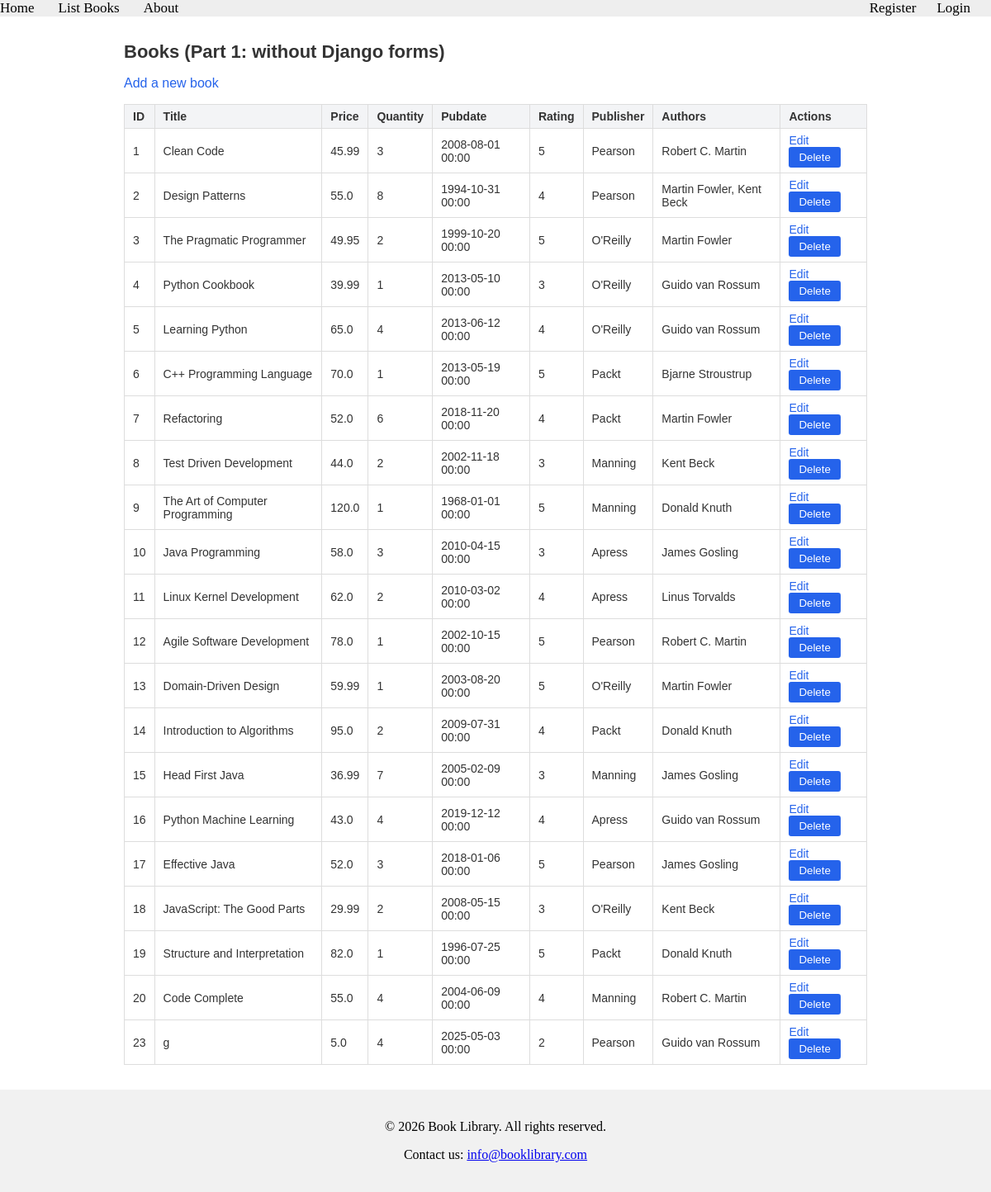
Page /books/lab9_part1/listbooks on the committed database.
### apps/bookmodule/models.py (models this page shows, shortened)
class Book(models.Model):
    title = models.CharField(max_length=100)
    price = models.FloatField(default=0.0)
    quantity = models.IntegerField(default=1)
    pubdate = models.DateTimeField()
    rating = models.SmallIntegerField(default=1)
    publisher = models.ForeignKey(Publisher, null=True, on_delete=models.SET_NULL)
    authors = models.ManyToManyField(Author)

class Publisher(models.Model):
    name = models.CharField(max_length=200)
    location = models.CharField(max_length=300)

class Author(models.Model):
    name = models.CharField(max_length=200)
    DOB = models.DateField(null=True)

### apps/bookmodule/views.py (the view)
# urls.py: path('lab9_part1/listbooks', views.lab9_part1_listbooks, name="books.lab9_part1.listbooks"),
def lab9_part1_listbooks(request):
    books = Book.objects.all().order_by('id')
    return render(request, 'bookmodule/lab9_part1_listbooks.html', {'books': books})

### apps/template/bookmodule/lab9_part1_listbooks.html (shortened to what this page needs)
{% extends 'layouts/base.html' %}
{% block content %}
<div class="lab9">
<h1>Books (Part 1: without Django forms)</h1>
<p><a href="{% url 'books.lab9_part1.addbook' %}">Add a new book</a></p>
<table>
    <tr>
        <th>ID</th><th>Title</th><th>Price</th><th>Quantity</th>
        <th>Pubdate</th><th>Rating</th><th>Publisher</th>
        <th>Authors</th><th>Actions</th>
    </tr>
    {% for book in books %}
    <tr>
        <td>{{ book.id }}</td>
        <td>{{ book.title }}</td>
        <td>{{ book.price }}</td>
        <td>{{ book.quantity }}</td>
        <td>{{ book.pubdate|date:"Y-m-d H:i" }}</td>
        <td>{{ book.rating }}</td>
        <td>{{ book.publisher.name|default:"-" }}</td>
        <td>
            {% for a in book.authors.all %}{{ a.name }}{% if not forloop.last %}, {% endif %}{% empty %}-{% endfor %}
        </td>
        <td>
            <a href="{% url 'books.lab9_part1.editbook' book.id %}">Edit</a>
            <form method="post"
                  action="{% url 'books.lab9_part1.deletebook' book.id %}"
                  style="display:inline"
                  onsubmit="return confirm('Delete book #{{ book.id }}?');">
                <button type="submit">Delete</button>
            </form>
        </td>
    </tr>
    {% empty %}
    <tr><td colspan="9">No books yet.</td></tr>
    {% endfor %}
</table>
</div>
{% endblock %}

### apps/static/styles.css (style rules this page uses)
.lab9 { max-width: 900px; margin: 30px auto; padding: 0 16px; font-family: Arial, sans-serif; color: #333; }
.lab9 h1 { font-size: 22px; margin-bottom: 8px; }
.lab9 a { color: #2563eb; text-decoration: none; }
.lab9 table { border-collapse: collapse; width: 100%; margin-top: 10px; }
.lab9 th, .lab9 td { border: 1px solid #ddd; padding: 6px 10px; text-align: left; font-size: 14px; }
.lab9 th { background: #f3f4f6; }
.lab9 button { padding: 5px 12px; background: #2563eb; color: #fff; border: none; border-radius: 3px; cursor: pointer; }

### apps/template/layouts/base.html (style rules this page uses)
body { display: flex; flex-direction: column; min-height: 100vh; margin: 0; }

### rows in the picture
Book: id "1", title "Clean Code", price "45.99", quantity "3", pubdate "2008-08-01 00:00", rating "5", publisher.name "Pearson"
Author: name "Robert C. Martin"
Book: id "2", title "Design Patterns", price "55.0", quantity "8", pubdate "1994-10-31 00:00", rating "4", publisher.name "Pearson"
Author: name "Martin Fowler"
Author: name "Kent Beck"
Book: id "3", title "The Pragmatic Programmer", price "49.95", quantity "2", pubdate "1999-10-20 00:00", rating "5", publisher.name "O'Reilly"
Book: id "4", title "Python Cookbook", price "39.99", quantity "1", pubdate "2013-05-10 00:00", rating "3", publisher.name "O'Reilly"
Author: name "Guido van Rossum"
Book: id "5", title "Learning Python", price "65.0", quantity "4", pubdate "2013-06-12 00:00", rating "4", publisher.name "O'Reilly"
Book: id "6", title "C++ Programming Language", price "70.0", quantity "1", pubdate "2013-05-19 00:00", rating "5", publisher.name "Packt"
Author: name "Bjarne Stroustrup"
Book: id "7", title "Refactoring", price "52.0", quantity "6", pubdate "2018-11-20 00:00", rating "4", publisher.name "Packt"
Book: id "8", title "Test Driven Development", price "44.0", quantity "2", pubdate "2002-11-18 00:00", rating "3", publisher.name "Manning"
Book: id "9", title "The Art of Computer Programming", price "120.0", quantity "1", pubdate "1968-01-01 00:00", rating "5", publisher.name "Manning"
Author: name "Donald Knuth"
Book: id "10", title "Java Programming", price "58.0", quantity "3", pubdate "2010-04-15 00:00", rating "3", publisher.name "Apress"
Author: name "James Gosling"
Book: id "11", title "Linux Kernel Development", price "62.0", quantity "2", pubdate "2010-03-02 00:00", rating "4", publisher.name "Apress"
Author: name "Linus Torvalds"
Book: id "12", title "Agile Software Development", price "78.0", quantity "1", pubdate "2002-10-15 00:00", rating "5", publisher.name "Pearson"
Book: id "13", title "Domain-Driven Design", price "59.99", quantity "1", pubdate "2003-08-20 00:00", rating "5", publisher.name "O'Reilly"
Book: id "14", title "Introduction to Algorithms", price "95.0", quantity "2", pubdate "2009-07-31 00:00", rating "4", publisher.name "Packt"
Book: id "15", title "Head First Java", price "36.99", quantity "7", pubdate "2005-02-09 00:00", rating "3", publisher.name "Manning"
Book: id "16", title "Python Machine Learning", price "43.0", quantity "4", pubdate "2019-12-12 00:00", rating "4", publisher.name "Apress"
Book: id "17", title "Effective Java", price "52.0", quantity "3", pubdate "2018-01-06 00:00", rating "5", publisher.name "Pearson"
Book: id "18", title "JavaScript: The Good Parts", price "29.99", quantity "2", pubdate "2008-05-15 00:00", rating "3", publisher.name "O'Reilly"
Book: id "19", title "Structure and Interpretation", price "82.0", quantity "1", pubdate "1996-07-25 00:00", rating "5", publisher.name "Packt"
Book: id "20", title "Code Complete", price "55.0", quantity "4", pubdate "2004-06-09 00:00", rating "4", publisher.name "Manning"
Book: id "23", title "g", price "5.0", quantity "4", pubdate "2025-05-03 00:00", rating "2", publisher.name "Pearson"
